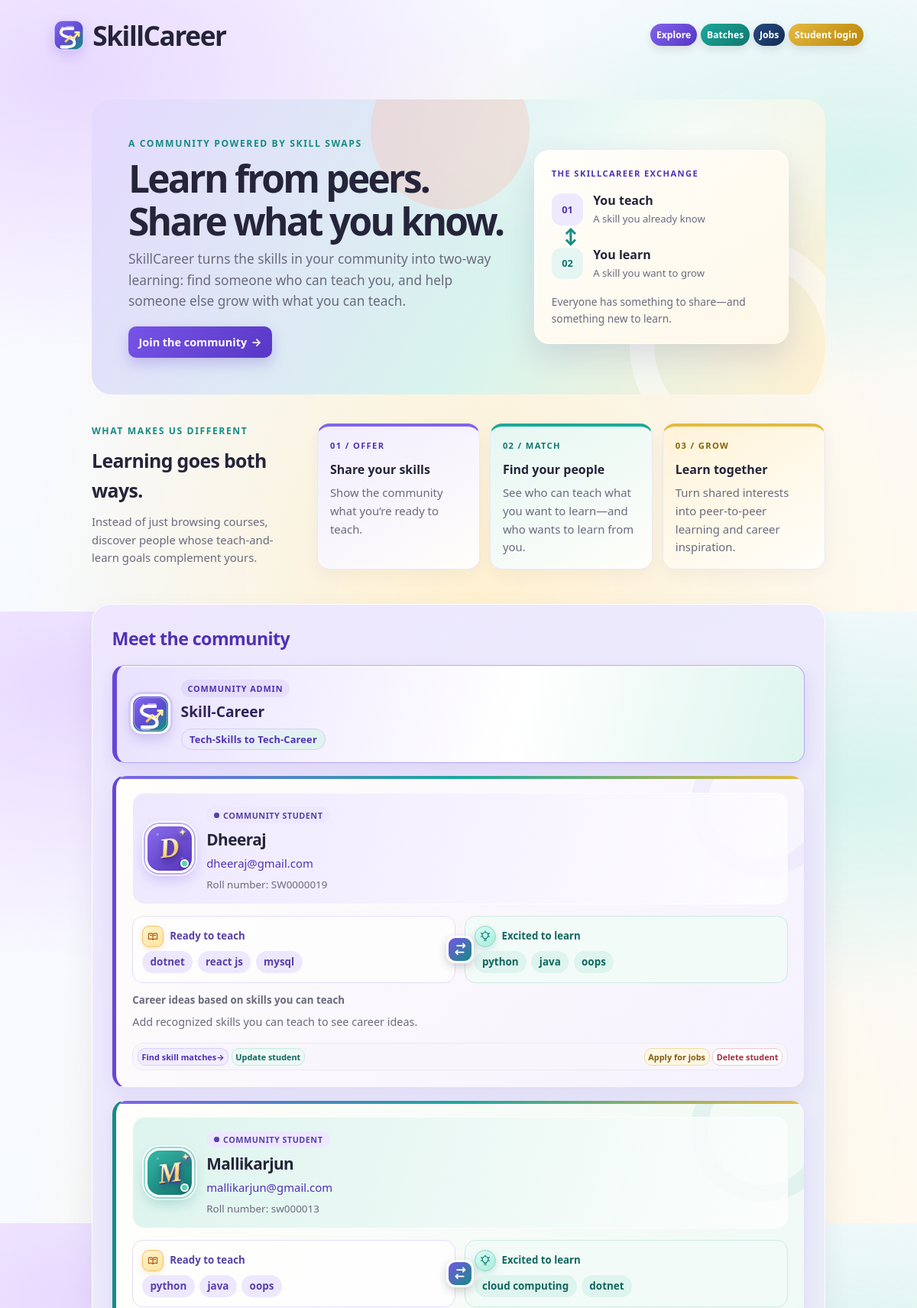
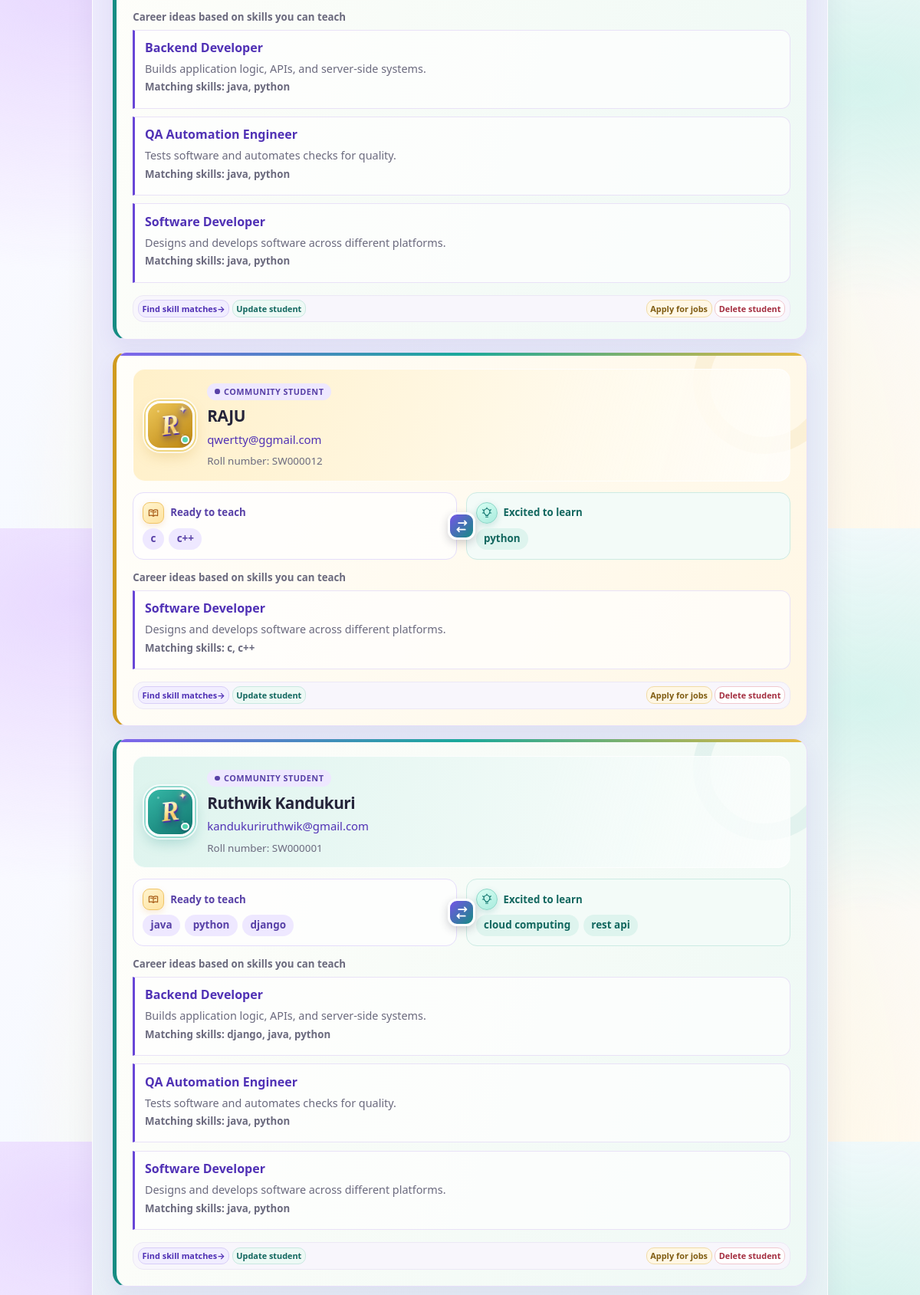
The page / (upper part) on the database its author committed (2 pictures, top to bottom).
### matching/models.py (models this page shows, shortened)
class Student(models.Model):
    user = models.OneToOneField(
        settings.AUTH_USER_MODEL,
        on_delete=models.SET_NULL,
        related_name="student_profile",
        null=True,
        blank=True,
    )
    name = models.CharField(max_length=100)
    email = models.EmailField()
    roll_number = models.CharField(max_length=30, unique=True)
    login_code = models.CharField(max_length=6, blank=True, default="", editable=False)
    teach_skills = models.JSONField(default=list, blank=True)
    learn_skills = models.JSONField(default=list, blank=True)
    created_at = models.DateTimeField(auto_now_add=True)
    class Meta:
        ordering = ["name", "id"]

### matching/views.py (the view)
# urls.py: path("", views.student_list, name="student-list"),
def student_list(request):
    students = Student.objects.all()
    for student in students:
        student.recommended_jobs = recommend_career_roles(student.teach_skills)
    return render(request, "matching/students.html", {"students": students})

### matching/services.py (called while the page is built)
def recommend_career_roles(skills, limit=3):
    normalized_skills = {skill.strip().casefold() for skill in skills if skill.strip()}
    recommendations = []
    for role in CAREER_ROLE_SKILLS:
        matched_skills = sorted(normalized_skills.intersection(role["skills"]))
        if matched_skills:
            recommendations.append(
                {
                    "title": role["title"],
                    "description": role["description"],
                    "matched_skills": matched_skills,
                }
            )
    recommendations.sort(key=lambda role: (-len(role["matched_skills"]), role["title"]))
    return recommendations[:limit]

### matching/templates/matching/students.html (shortened to what this page needs)
{% extends "matching/base.html" %}
{% load static %}
{% block content %}
<section class="hero" id="exchange">
    <div class="hero-content">
        <p class="eyebrow">A community powered by skill swaps</p>
        <h1>Learn from peers. Share what you know.</h1>
        <p class="page-intro">SkillCareer turns the skills in your community into two-way learning: find someone who can teach you, and help someone else grow with what you can teach.</p>
        <a class="button join-button" href="{% url 'register-student' %}">Join the community <span aria-hidden="true">→</span></a>
    </div>
    <div class="exchange-card" aria-label="How a SkillCareer exchange works">
        <p class="exchange-kicker">THE SKILLCAREER EXCHANGE</p>
        <div class="exchange-person">
            <span class="exchange-icon" aria-hidden="true">01</span>
            <span><strong>You teach</strong><small>A skill you already know</small></span>
        </div>
        <div class="exchange-arrow" aria-hidden="true">↕</div>
        <div class="exchange-person exchange-person-other">
            <span class="exchange-icon" aria-hidden="true">02</span>
            <span><strong>You learn</strong><small>A skill you want to grow</small></span>
        </div>
        <p class="exchange-caption">Everyone has something to share—and something new to learn.</p>
    </div>
</section>
<section class="difference" id="difference" aria-labelledby="difference-heading">
    <div class="difference-heading">
        <p class="eyebrow">What makes us different</p>
        <h2 id="difference-heading">Learning goes both ways.</h2>
        <p>Instead of just browsing courses, discover people whose teach-and-learn goals complement yours.</p>
    </div>
    <div class="difference-steps">
        <article class="difference-step">
            <span class="step-number">01 / OFFER</span>
            <h3>Share your skills</h3>
            <p>Show the community what you’re ready to teach.</p>
        </article>
        <article class="difference-step">
            <span class="step-number">02 / MATCH</span>
            <h3>Find your people</h3>
            <p>See who can teach what you want to learn—and who wants to learn from you.</p>
        </article>
        <article class="difference-step">
            <span class="step-number">03 / GROW</span>
            <h3>Learn together</h3>
            <p>Turn shared interests into peer-to-peer learning and career inspiration.</p>
        </article>
    </div>
</section>
<section class="community-section" aria-labelledby="community-heading">
    <h2 class="section-heading" id="community-heading">Meet the community</h2>
    <article class="community-admin">
        <img
            class="community-admin-mark"
            src="{% static 'matching/logo.svg' %}"
            alt="SkillCareer logo"
        >
        <div>
            <span class="community-admin-label">Community admin</span>
            <h3>Skill-Career</h3>
            <p class="community-admin-caption">Tech-Skills to Tech-Career</p>
        </div>
    </article>
    {% for student in students %}
        <section class="card student-card">
            <div class="card-top">
                <div class="student-identity">
                    <span class="student-avatar" aria-hidden="true">
                        <span class="student-avatar-letter">{{ student.name|first|upper }}</span>
                    </span>
                    <div class="student-details">
                        <span class="community-member-label">Community student</span>
                        <h2>{{ student.name }}</h2>
                        <p class="email"><a href="mailto:{{ student.email }}">{{ student.email }}</a></p>
                        <p class="student-roll-number">Roll number: {{ student.roll_number }}</p>
                    </div>
                </div>
            </div>
            <div class="student-skill-grid">
                <div class="skill-row skill-panel">
                    <span class="skill-label">
                        <svg class="skill-label-icon skill-label-icon-teach" viewBox="0 0 24 24" aria-hidden="true" focusable="false">
                            <path d="M12 7.5C9.8 5.8 6.5 5.5 3.5 6.5v11c3-1 6.3-.7 8.5 1m0-11c2.2-1.7 5.5-2 8.5-1v11c-3-1-6.3-.7-8.5 1m0-11v11" />
                            <path d="M6.5 9.5c1.4-.3 2.8-.1 4 .5m7 0c-1.4-.3-2.8-.1-4 .5" />
                        </svg>
                        Ready to teach
                    </span>
                    <div class="skill-list">
                        {% for skill in student.teach_skills %}
                            <span class="skill">{{ skill }}</span>
                        {% empty %}
                            <span class="skill">Not specified</span>
                        {% endfor %}
                    </div>
                </div>
                <div class="skill-row skill-panel skill-panel-learn">
                    <span class="skill-label">
                        <svg class="skill-label-icon skill-label-icon-learn" viewBox="0 0 24 24" aria-hidden="true" focusable="false">
                            <path d="M8.5 14.5a6 6 0 1 1 7 0c-.9.6-1.5 1.4-1.7 2.5h-3.6c-.2-1.1-.8-1.9-1.7-2.5Z" />
                            <path d="M10 20h4m-3.5-3h3M12 1.5v2m8 2-1.4 1.4M4 5.5l1.4 1.4M20.5 12h-2M5.5 12h-2" />
                        </svg>
                        Excited to learn
                    </span>
                    <div class="skill-list">
                        {% for skill in student.learn_skills %}
                            <span class="skill skill-learn">{{ skill }}</span>
                        {% empty %}
                            <span class="skill skill-learn">Not specified</span>
                        {% endfor %}
                    </div>
                </div>
                <span class="skill-exchange-mark" aria-hidden="true">
                    <svg viewBox="0 0 24 24" focusable="false">
                        <path d="M7 7h12l-3-3m3 3-3 3M17 17H5l3 3m-3-3 3-3" />
                    </svg>
                </span>
            </div>
            <div class="skill-row">
                <span class="skill-label">Career ideas based on skills you can teach</span>
                {% if student.recommended_jobs %}
                    <div class="career-ideas">
                        {% for role in student.recommended_jobs %}
                            <div class="career-idea">
                                <strong>{{ role.title }}</strong>
                                <p>{{ role.description }}</p>
                                <span class="skill-label">Matching skills: {{ role.matched_skills|join:", " }}</span>
                            </div>
                        {% endfor %}
                    </div>
                {% else %}
                    <p class="career-empty">Add recognized skills you can teach to see career ideas.</p>
                {% endif %}
            </div>
            <nav class="student-actions" aria-label="Actions for {{ student.name }}">
                <a class="student-action student-action-compact" href="{% url 'student-matches' student.id %}">Find skill matches <span aria-hidden="true">→</span></a>
                <a class="student-action student-action-compact" href="{% url 'update-student' student.id %}">Update student</a>
                <a class="student-action student-action-compact student-action-apply" href="{% url 'student-jobs' student.id %}">Apply for jobs</a>
                <a class="student-action student-action-compact student-action-danger" href="{% url 'delete-student' student.id %}">Delete student</a>
            </nav>
        </section>
    {% empty %}
        <div class="empty-state">
            <h2>The community is just getting started</h2>
            <p class="page-intro">An administrator can add student profiles through Django admin.</p>
            <a class="button" href="{% url 'register-student' %}">Request to join <span aria-hidden="true">→</span></a>
        </div>
    {% endfor %}
</section>
{% endblock %}

### rows shown on the page
Student: name|first "D", name "Dheeraj", email "dheeraj@gmail.com", roll_number "SW0000019", teach_skills "dotnet" "react js" "mysql", learn_skills "python" "java" "oops", shows "Add recognized skills you can teach to see career ideas."
Student: name|first "M", name "Mallikarjun", email "mallikarjun@gmail.com", roll_number "sw000013", teach_skills "python" "java" "oops", learn_skills "cloud computing" "dotnet", title "Backend Developer" "QA Automation Engineer" "Software Developer", description "Builds application logic, APIs, and server-side systems." "Tests software and automates checks for quality." "Designs and develops software across different platforms.", matched_skills "java, python" "java, python" "java, python"
Student: name|first "R", name "RAJU", email "qwertty@ggmail.com", roll_number "SW000012", teach_skills "c" "c++", learn_skills "python", title "Software Developer", description "Designs and develops software across different platforms.", matched_skills "c, c++"
Student: name|first "R", name "Ruthwik Kandukuri", email "kandukuriruthwik@gmail.com", roll_number "SW000001", teach_skills "java" "python" "django", learn_skills "cloud computing" "rest api", title "Backend Developer" "QA Automation Engineer" "Software Developer", description "Builds application logic, APIs, and server-side systems." "Tests software and automates checks for quality." "Designs and develops software across different platforms.", matched_skills "django, java, python" "java, python" "java, python"
